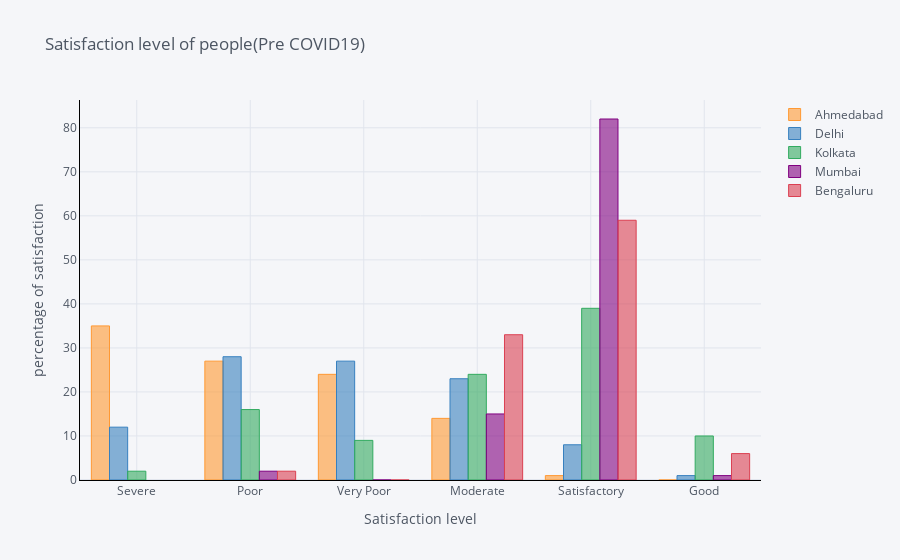

Source (notebook cell):
### Code cell
from plotly.offline import init_notebook_mode, iplot 
def al(var):
    cities = [var]
    filtered_city_day = new_df[new_df['Date'] <= '2020-04-01']
    AQI = filtered_city_day[filtered_city_day.City.isin(cities)][['City','AQI_Bucket']]
    AQI[var] = AQI['AQI_Bucket']
    k = AQI[var].value_counts()
    m = pd.DataFrame((round((k/sum(k))*100)))
    return m
c11 = al('Ahmedabad')
c22 = al('Delhi')
c33 = al('Kolkata')
c44 = al('Mumbai')
c55 = al('Bengaluru')
new_df_row = pd.concat([c11,c22,c33,c44,c55],axis=1)
new_df_row.iplot(kind='bar', align='center',xTitle='Satisfaction level', yTitle='percentage of satisfaction' ,linecolor='black', title='Satisfaction level of people(Pre COVID19)')

### Figure 1 — Plotly figure (JSON) as saved in the notebook; plotly's stock layout.template omitted (floating-point values rounded to 4 significant figures)
{"data": [{"marker": {"color": "rgba(255, 153, 51, 0.6)", "line": {"color": "rgba(255, 153, 51, 1.0)", "width": 1}}, "name": "Ahmedabad", "orientation": "v", "text": "", "type": "bar", "x": ["Severe", "Poor", "Very Poor", "Moderate", "Satisfactory", "Good"], "y": [35, 27, 24, 14, 1, 0]}, {"marker": {"color": "rgba(55, 128, 191, 0.6)", "line": {"color": "rgba(55, 128, 191, 1.0)", "width": 1}}, "name": "Delhi", "orientation": "v", "text": "", "type": "bar", "x": ["Severe", "Poor", "Very Poor", "Moderate", "Satisfactory", "Good"], "y": [12, 28, 27, 23, 8, 1]}, {"marker": {"color": "rgba(50, 171, 96, 0.6)", "line": {"color": "rgba(50, 171, 96, 1.0)", "width": 1}}, "name": "Kolkata", "orientation": "v", "text": "", "type": "bar", "x": ["Severe", "Poor", "Very Poor", "Moderate", "Satisfactory", "Good"], "y": [2, 16, 9, 24, 39, 10]}, {"marker": {"color": "rgba(128, 0, 128, 0.6)", "line": {"color": "rgba(128, 0, 128, 1.0)", "width": 1}}, "name": "Mumbai", "orientation": "v", "text": "", "type": "bar", "x": ["Severe", "Poor", "Very Poor", "Moderate", "Satisfactory", "Good"], "y": ["", 2, 0, 15, 82, 1]}, {"marker": {"color": "rgba(219, 64, 82, 0.6)", "line": {"color": "rgba(219, 64, 82, 1.0)", "width": 1}}, "name": "Bengaluru", "orientation": "v", "text": "", "type": "bar", "x": ["Severe", "Poor", "Very Poor", "Moderate", "Satisfactory", "Good"], "y": ["", 2, 0, 33, 59, 6]}], "layout": {"legend": {"bgcolor": "#F5F6F9", "font": {"color": "#4D5663"}}, "paper_bgcolor": "#F5F6F9", "plot_bgcolor": "#F5F6F9", "title": {"font": {"color": "#4D5663"}, "text": "Satisfaction level of people(Pre COVID19)"}, "xaxis": {"gridcolor": "#E1E5ED", "linecolor": "black", "showgrid": true, "tickfont": {"color": "#4D5663"}, "title": {"font": {"color": "#4D5663"}, "text": "Satisfaction level"}, "zerolinecolor": "#E1E5ED"}, "yaxis": {"gridcolor": "#E1E5ED", "linecolor": "black", "showgrid": true, "tickfont": {"color": "#4D5663"}, "title": {"font": {"color": "#4D5663"}, "text": "percentage of satisfaction"}, "zerolinecolor": "#E1E5ED"}}}
